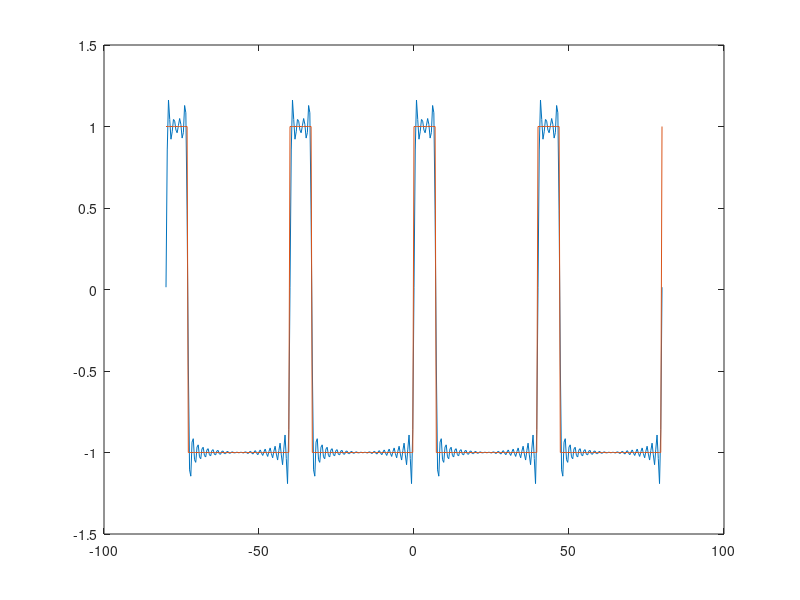
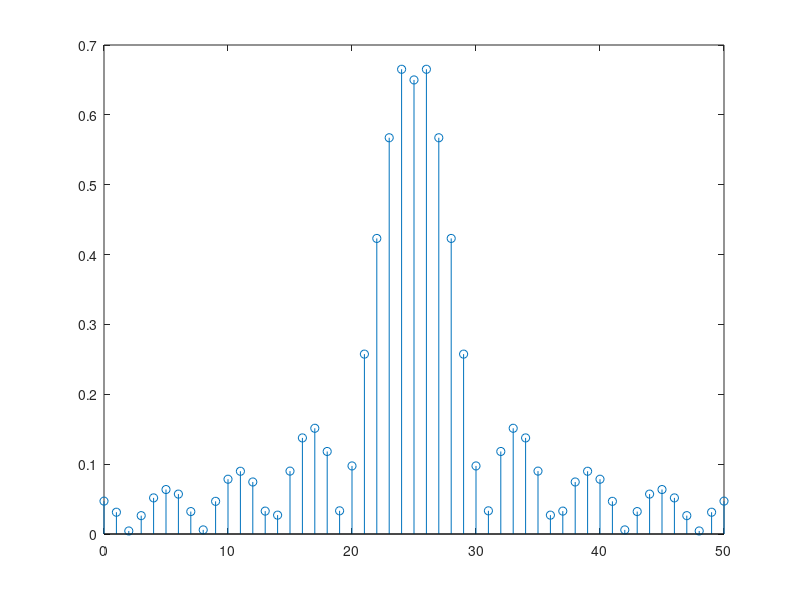

MATLAB code for these plots, in order:
T=40;
f=1/T;
t=-2*T:0.4:2*T;
DUTY=17.5;
N=50;
SemnalInitial=square(2*pi*f*t,DUTY);
fun0=@(t)square(2*pi*f*t,DUTY);
CC=1/T*integral(fun0,0,T);
Ck=zeros(1,N);
Ak=zeros(1,N);
SemnalRefacut=0;
for (k=1:1:N)
   fun=@(t)square(2*pi*f*t,DUTY).*exp(-2*pi*f*t*1j*(k-25));
   Ck(k)=1/T*integral(fun,0,T);
   Ak(k+1)=2*abs(Ck(k));
   SemnalRefacut=SemnalRefacut+Ck(k)*exp(2*pi*f*t*1j*(k-25));
end
figure(1);
plot(t,SemnalRefacut,t,SemnalInitial);
figure(2)
Ak(26)=abs(CC);
Ak(1)=Ak(51);
stem([0:N],Ak);
%am ales DUTY CYCLE=17 ca fiind suma intre numarul echipei din lista 7=>
%7*100/40=17.5
%deoarece suma este impara am ales un semnal de tip dreptunghiular;
%in cadrul problemei generez un semnal pe care il reconstruiesc cu ajutorul SFC (formulele prezentate 
%in enunt) si utilizez redefinirea functiilor din matlab pentru a putea calcula integrala pentru fiecare k
%(pentru fiecare coeficient Ck(k)) am ales sa scriu k-25 in loc de k normal pentru a merge in ambele sensuri
%ale spectrului, adica pentru a nu ramane numai pe partea pozitiva.